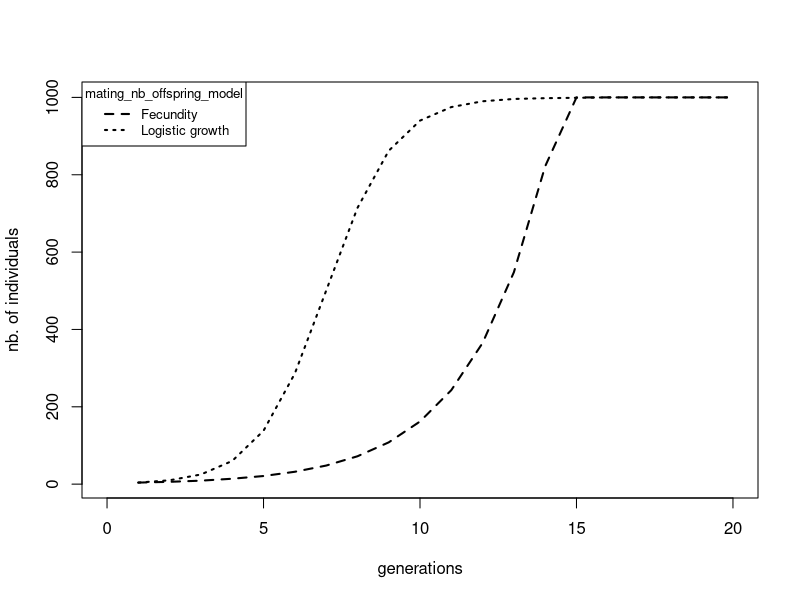
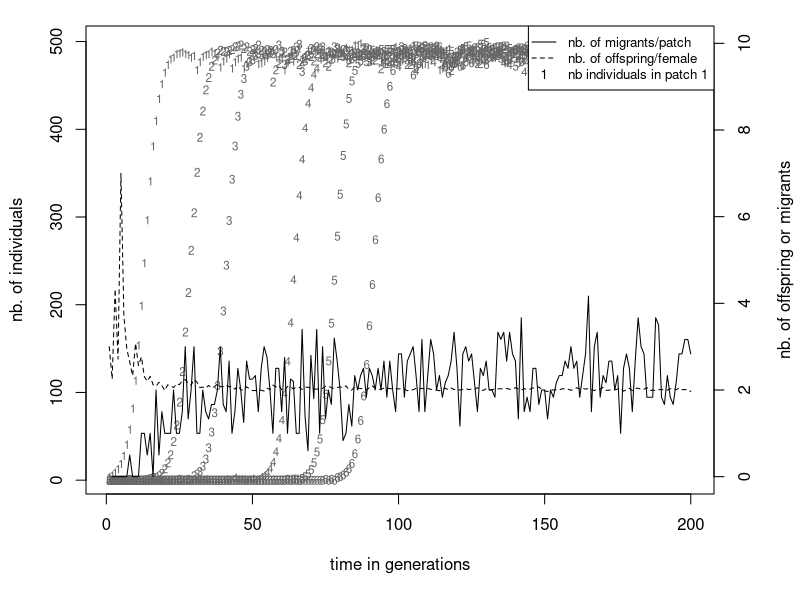
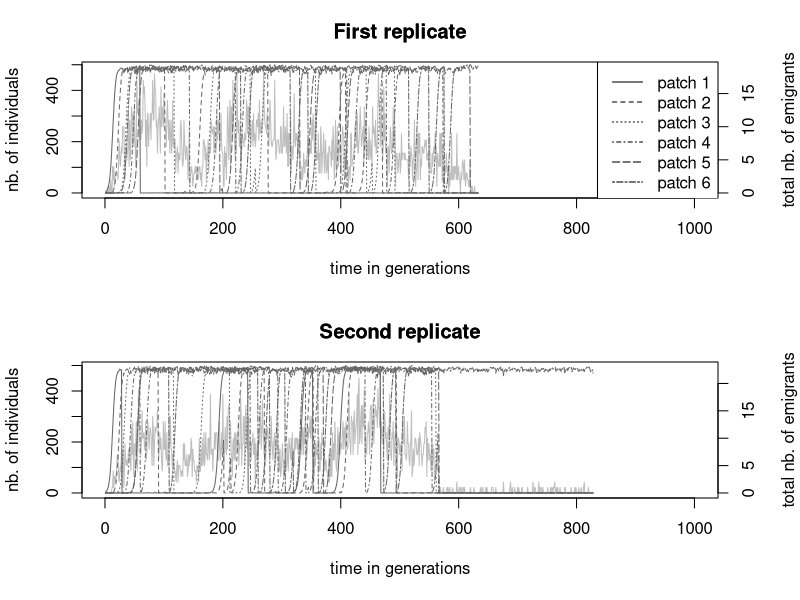
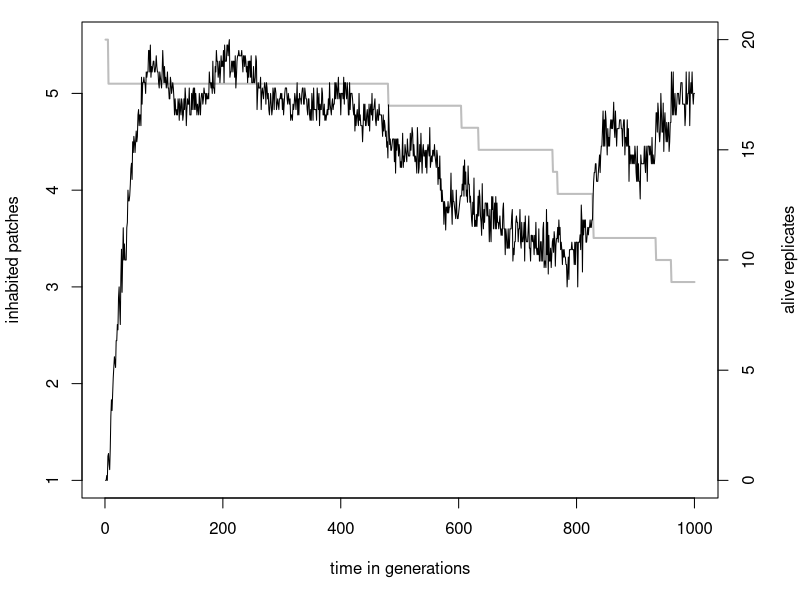
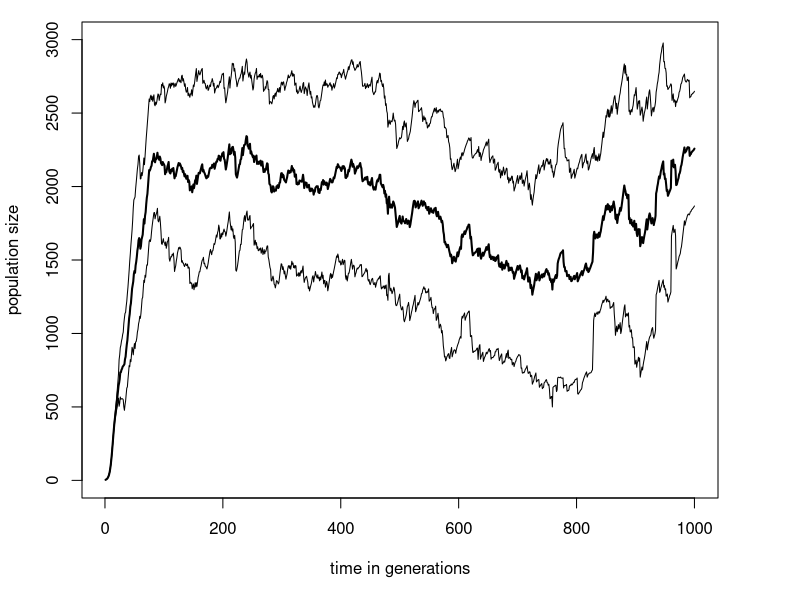

R code for these plots, in order:
## ---- chunk 1
knitr::opts_chunk$set(echo = TRUE)
## ---- chunk 2
	# Select the simulation_stats.txt file from Demo1 (the fecundity simulation)
	demo1<-read.table("demography/exponential/simulation_stats.txt", header=T)
	# Select the simulation_stats.txt file from Demo2 (the logistic growth simulation)
	demo2<-read.table("demography/logistic/simulation_stats.txt", header=T)
	# plotting the data
	plot(demo1$generation,demo1$adlt.nbInd, xlim=c(0,20), xlab="generations",ylab="nb. of individuals", type='l', lty=2, lwd=2)
	lines(demo2$generation,demo2$adlt.nbInd, pch=2, lty=3, lwd=2)
	legend("topleft", c("Fecundity", "Logistic growth"), lty=c(2,3), lwd=2, cex=0.8, title="mating_nb_offspring_model")
## ---- chunk 3
	# Select the simulation_stats.txt file from the colonization simulation 
	colony<-read.table("demography/colonisation1/simulation_stats.txt", header=T)

	# plotting the population sizes
	par(mar=c(5,4,1,4)+0.3)
	plot(colony$generation, colony$adlt.nbInd_p1, pch='1', cex=0.7, col="grey40", xlab="time in generations", ylab="nb. of individuals")
	for(i in 2:6) points(colony$generation, colony[,5+i], pch=as.character(i), cex=0.7, col="grey40")
	# plotting the number of migrants and the mean fecundity
	par(new = TRUE)
	plot(colony$generation, colony$emigrants, type = "l", lwd=1, ylim=c(0,10), axes = FALSE, bty = "n", xlab = "", ylab = "")
	axis(side=4)
	lines(colony$generation, colony$fem.meanFec, lty=2, lwd=1)
	mtext("nb. of offspring or migrants", side=4, line=3)
	# make a legend here!
	legend("topright", c("nb. of migrants/patch", "nb. of offspring/female", "nb individuals in patch 1"), bg="white", cex=0.8, lty=c(1,2,NA), pch=c(NA,NA,"1"))
## ---- chunk 4
	# Select the simulation_stats.txt file from the extinction simulation
	extinct<-read.table("demography/colonisation2/simulation_stats.txt", header=T)
	# extract the data of replicate 1 and 2
	rep1<-extinct[extinct$replicate==1,]
	rep2<-extinct[extinct$replicate==2,]
	
		# define a function to plot the data (saves typing)
		plot.extinction<-function(mat, tit=""){
			par(mar=c(5,4,3,4)+0.1)
			total.migrants<-mat$emigrants * mat$adlt.nbPops
			plot(mat$generation, total.migrants, type="l", main=tit,lwd=1, col="grey", axes=FALSE, xlab="", ylab="")
			axis(4)
			par(new=TRUE)
			plot(mat$generation,mat$adlt.nbInd_p1,main=tit, type="l",lty=1, col="grey40", xlab="time in generations", ylab="nb. of individuals")
			for(i in 2:6) lines(mat$generation, mat[,5+i], lty=i, col="grey40")
		
			#plot(mat$generation,mat$colonisers, axes=FALSE, xlab="", ylab="", ylim=c(0,10))
			#points(mat$generation,mat$emigrants,pch=4)
			mtext("total nb. of emigrants",side=4, line=3)
			#for(i in 2:6) points(mat$generation, mat[,5+i], cex=0.7, pch=as.character(i), lty=1+i, col="grey40")
		}
	
	# plot the data of replicate 1 and 2
	par(mfrow=c(2,1))
	plot.extinction(rep1, tit="First replicate")
	legend("topright", paste("patch",1:6), lty=1:6)
	plot.extinction(rep2, tit="Second replicate")
	
	# select the simulation_mean.txt file
	mean.ext<-read.table("demography/colonisation2/simulation_mean.txt", h=T)
	# plotting the number of inhabited patches and alive replicates across time 
	par(mar=c(5,4,1,4)+0.1, mfrow=c(1,1))
	plot(mean.ext$generation, mean.ext$alive.rpl,ylim=c(0,20), type="l",lty=1, lwd=2,col="grey", xlab="time in generations", ylab="", axes=FALSE)
	axis(4)
	mtext("alive replicates", side=4, line=3)
	par(new=TRUE)
	plot(mean.ext$generation, mean.ext$adlt.nbPops, type="l", lty=1, lwd=1, xlab="", ylab="inhabited patches")
	
	# select the simulation_var.txt file
	var.ext<-read.table("demography/colonisation2/simulation_var.txt", h=T)
	# plotting 
	plot(mean.ext$generation, mean.ext$adlt.nbInd, ylim=c(0,3000),type="l",lty=1, lwd=2, xlab="time in generations", ylab="population size")
	lines(mean.ext$generation, I(mean.ext$adlt.nbInd+sqrt(var.ext$adlt.nbInd)))
	lines(mean.ext$generation, I(mean.ext$adlt.nbInd-sqrt(var.ext$adlt.nbInd)))

